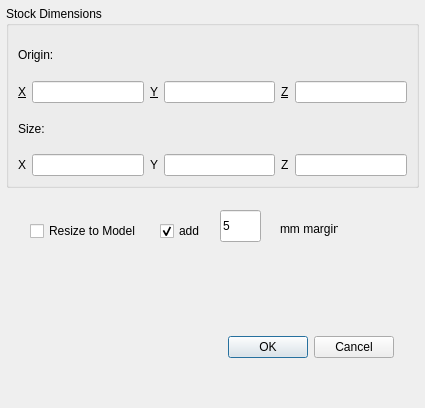
<?xml version="1.0" encoding="UTF-8"?>
<ui version="4.0">
 <class>StockModelDialog</class>
 <widget class="QDialog" name="StockModelDialog">
  <property name="windowModality">
   <enum>Qt::ApplicationModal</enum>
  </property>
  <property name="geometry">
   <rect>
    <x>0</x>
    <y>0</y>
    <width>425</width>
    <height>408</height>
   </rect>
  </property>
  <property name="windowTitle">
   <string>Dialog</string>
  </property>
  <property name="windowIcon">
   <iconset resource="pycam.qrc">
    <normaloff>:/pycam/icons/logo_16px.png</normaloff>:/pycam/icons/logo_16px.png</iconset>
  </property>
  <property name="modal">
   <bool>true</bool>
  </property>
  <widget class="QGroupBox" name="groupBox">
   <property name="geometry">
    <rect>
     <x>6</x>
     <y>6</y>
     <width>413</width>
     <height>182</height>
    </rect>
   </property>
   <property name="title">
    <string>Stock Dimensions</string>
   </property>
   <layout class="QVBoxLayout" name="verticalLayout">
    <item>
     <widget class="QLabel" name="label_7">
      <property name="text">
       <string>Origin:</string>
      </property>
     </widget>
    </item>
    <item>
     <layout class="QHBoxLayout" name="horizontalLayout">
      <item>
       <widget class="QLabel" name="label">
        <property name="text">
         <string>&amp;X</string>
        </property>
        <property name="buddy">
         <cstring>lineEdit_minx</cstring>
        </property>
       </widget>
      </item>
      <item>
       <widget class="QLineEdit" name="lineEdit_minx"/>
      </item>
      <item>
       <widget class="QLabel" name="label_2">
        <property name="text">
         <string>&amp;Y</string>
        </property>
        <property name="buddy">
         <cstring>lineEdit_minx</cstring>
        </property>
       </widget>
      </item>
      <item>
       <widget class="QLineEdit" name="lineEdit_miny"/>
      </item>
      <item>
       <widget class="QLabel" name="label_3">
        <property name="text">
         <string>&amp;Z</string>
        </property>
        <property name="buddy">
         <cstring>lineEdit_minx</cstring>
        </property>
       </widget>
      </item>
      <item>
       <widget class="QLineEdit" name="lineEdit_minz"/>
      </item>
     </layout>
    </item>
    <item>
     <widget class="QLabel" name="label_8">
      <property name="text">
       <string>Size:</string>
      </property>
     </widget>
    </item>
    <item>
     <layout class="QHBoxLayout" name="horizontalLayout_2">
      <item>
       <widget class="QLabel" name="label_4">
        <property name="text">
         <string>X</string>
        </property>
        <property name="buddy">
         <cstring>lineEdit_minx</cstring>
        </property>
       </widget>
      </item>
      <item>
       <widget class="QLineEdit" name="lineEdit_dimx"/>
      </item>
      <item>
       <widget class="QLabel" name="label_5">
        <property name="text">
         <string>Y</string>
        </property>
        <property name="buddy">
         <cstring>lineEdit_minx</cstring>
        </property>
       </widget>
      </item>
      <item>
       <widget class="QLineEdit" name="lineEdit_dimy"/>
      </item>
      <item>
       <widget class="QLabel" name="label_6">
        <property name="text">
         <string>Z</string>
        </property>
        <property name="buddy">
         <cstring>lineEdit_minx</cstring>
        </property>
       </widget>
      </item>
      <item>
       <widget class="QLineEdit" name="lineEdit_dimz"/>
      </item>
     </layout>
    </item>
   </layout>
  </widget>
  <widget class="QDialogButtonBox" name="buttonBox">
   <property name="geometry">
    <rect>
     <x>220</x>
     <y>330</y>
     <width>174</width>
     <height>34</height>
    </rect>
   </property>
   <property name="orientation">
    <enum>Qt::Horizontal</enum>
   </property>
   <property name="standardButtons">
    <set>QDialogButtonBox::Cancel|QDialogButtonBox::Ok</set>
   </property>
  </widget>
  <widget class="QCheckBox" name="checkBoxResizeToModel">
   <property name="geometry">
    <rect>
     <x>30</x>
     <y>220</y>
     <width>131</width>
     <height>22</height>
    </rect>
   </property>
   <property name="text">
    <string>Resize to Model</string>
   </property>
  </widget>
  <widget class="QCheckBox" name="cbAddBorder">
   <property name="geometry">
    <rect>
     <x>160</x>
     <y>220</y>
     <width>61</width>
     <height>22</height>
    </rect>
   </property>
   <property name="text">
    <string>add</string>
   </property>
   <property name="checked">
    <bool>true</bool>
   </property>
  </widget>
  <widget class="QLineEdit" name="leMargin">
   <property name="geometry">
    <rect>
     <x>220</x>
     <y>210</y>
     <width>41</width>
     <height>32</height>
    </rect>
   </property>
   <property name="text">
    <string>5</string>
   </property>
  </widget>
  <widget class="QLabel" name="label_9">
   <property name="geometry">
    <rect>
     <x>280</x>
     <y>220</y>
     <width>58</width>
     <height>18</height>
    </rect>
   </property>
   <property name="text">
    <string>mm margin</string>
   </property>
  </widget>
 </widget>
 <resources>
  <include location="pycam.qrc"/>
 </resources>
 <connections>
  <connection>
   <sender>buttonBox</sender>
   <signal>accepted()</signal>
   <receiver>StockModelDialog</receiver>
   <slot>accept()</slot>
   <hints>
    <hint type="sourcelabel">
     <x>248</x>
     <y>254</y>
    </hint>
    <hint type="destinationlabel">
     <x>157</x>
     <y>274</y>
    </hint>
   </hints>
  </connection>
  <connection>
   <sender>buttonBox</sender>
   <signal>rejected()</signal>
   <receiver>StockModelDialog</receiver>
   <slot>reject()</slot>
   <hints>
    <hint type="sourcelabel">
     <x>316</x>
     <y>260</y>
    </hint>
    <hint type="destinationlabel">
     <x>286</x>
     <y>274</y>
    </hint>
   </hints>
  </connection>
 </connections>
</ui>
